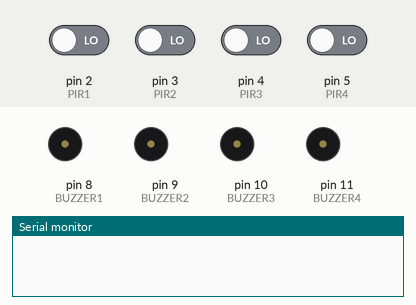
Recording of a sketch running on a simulated Arduino Uno, built with avr-gcc and run on an emulated ATmega328P. On the bench: buzzer (waves = sounding, pin HIGH), the last lines printed to the serial monitor. The test bench sets the inputs (shaded band); at power-on: pin 2 (PIR1), pin 3 (PIR2), pin 4 (PIR3), pin 5 (PIR4) LOW.

Above: at 1.2 s.
1.3 s: pin 2 (PIR1) driven HIGH
At 2.5 s:
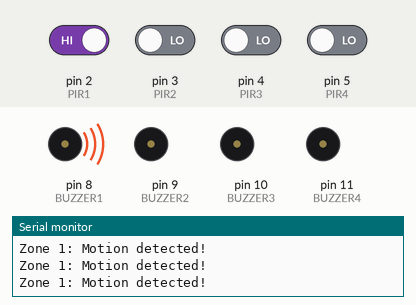
2.8 s: pin 3 (PIR2) driven HIGH
At 3.5 s:
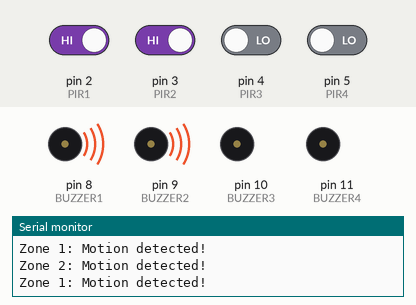
4.3 s: pin 4 (PIR3) driven HIGH
At 5.0 s:
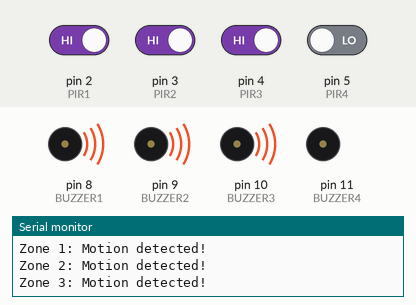
5.8 s: pin 5 (PIR4) driven HIGH
At 6.9 s:
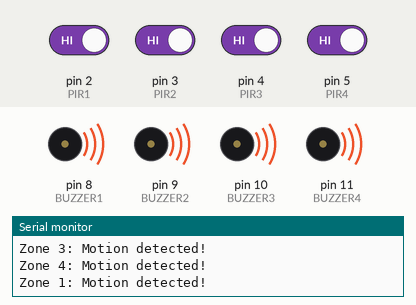
7.3 s: pin 3 (PIR2) driven LOW
At 8.3 s:
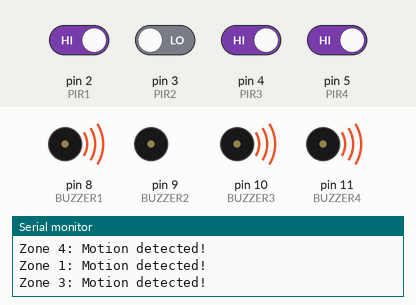
8.8 s: pin 5 (PIR4) driven LOW
At 9.6 s:
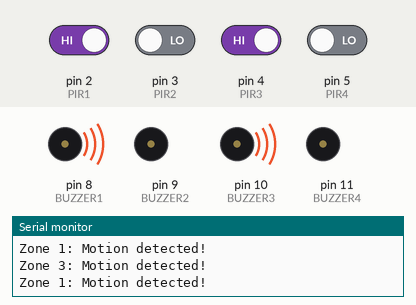
Timing chart, 0 to 11.3 s (numbered marks = the images above; inputs shaded):
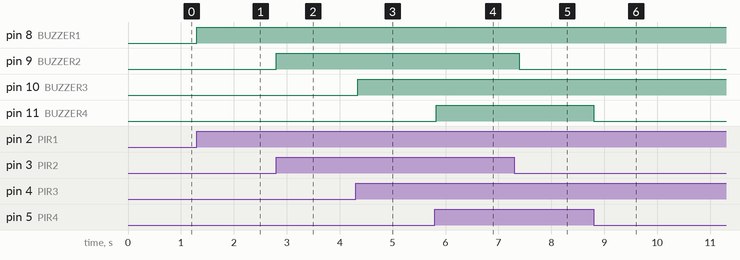

The sketch:

code.ino
```cpp
// Multi-Zone Home Security System
// 4 PIR sensors, each triggering its own buzzer (independent zones)

const int PIR1 = 2;
const int PIR2 = 3;
const int PIR3 = 4;
const int PIR4 = 5;

const int BUZZER1 = 8;
const int BUZZER2 = 9;
const int BUZZER3 = 10;
const int BUZZER4 = 11;

void setup() {
  pinMode(PIR1, INPUT);
  pinMode(PIR2, INPUT);
  pinMode(PIR3, INPUT);
  pinMode(PIR4, INPUT);

  pinMode(BUZZER1, OUTPUT);
  pinMode(BUZZER2, OUTPUT);
  pinMode(BUZZER3, OUTPUT);
  pinMode(BUZZER4, OUTPUT);

  Serial.begin(9600);
}

void loop() {
  // Zone 1
  if (digitalRead(PIR1) == HIGH) {
    digitalWrite(BUZZER1, HIGH);
    Serial.println("Zone 1: Motion detected!");
  } else {
    digitalWrite(BUZZER1, LOW);
  }

  // Zone 2
  if (digitalRead(PIR2) == HIGH) {
    digitalWrite(BUZZER2, HIGH);
    Serial.println("Zone 2: Motion detected!");
  } else {
    digitalWrite(BUZZER2, LOW);
  }

  // Zone 3
  if (digitalRead(PIR3) == HIGH) {
    digitalWrite(BUZZER3, HIGH);
    Serial.println("Zone 3: Motion detected!");
  } else {
    digitalWrite(BUZZER3, LOW);
  }

  // Zone 4
  if (digitalRead(PIR4) == HIGH) {
    digitalWrite(BUZZER4, HIGH);
    Serial.println("Zone 4: Motion detected!");
  } else {
    digitalWrite(BUZZER4, LOW);
  }
}
```

Measured:
- after the input at 1.3 s, pin 8 (BUZZER1): LOW → HIGH at once
- after the input at 2.8 s, pin 9 (BUZZER2): LOW → HIGH at once
- after the input at 4.3 s, pin 10 (BUZZER3): LOW → HIGH at once
- after the input at 5.8 s, pin 11 (BUZZER4): LOW → HIGH at once
- after the input at 7.3 s, pin 9 (BUZZER2): HIGH → LOW after 0.10 s
- after the input at 8.8 s, pin 11 (BUZZER4): HIGH → LOW at once
